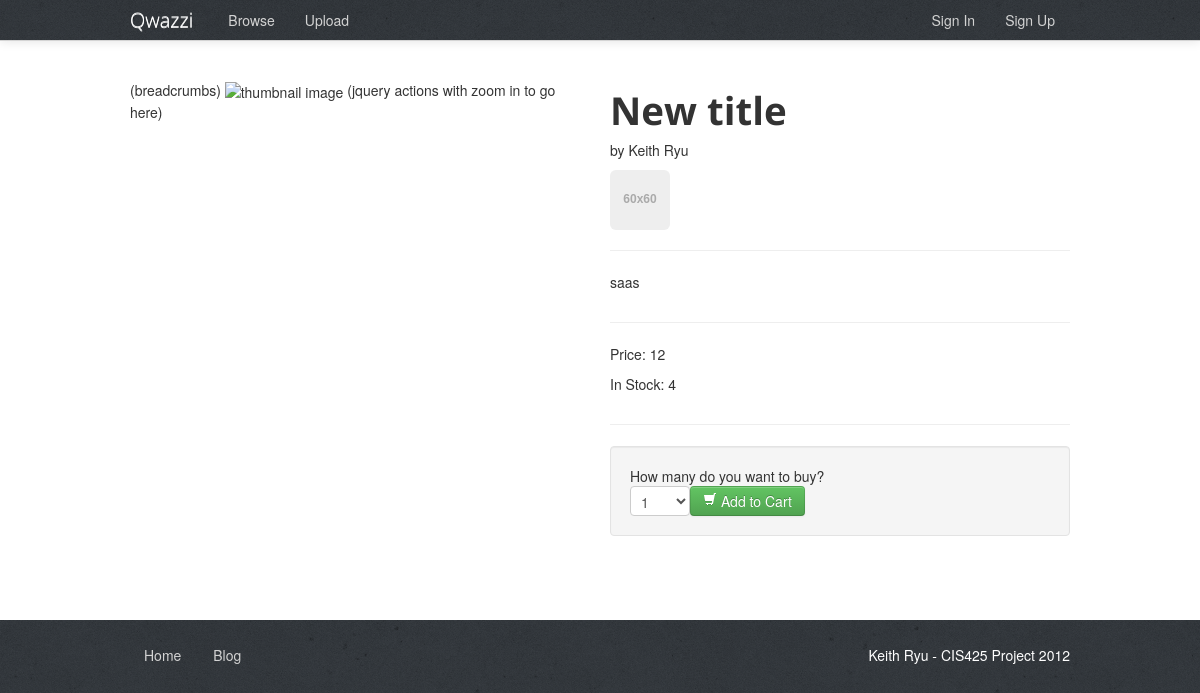
The page /product_show.php?art_id=3 on the database its author committed.
### tables this page shows
CREATE TABLE `art` (
  `art_id` int(10) NOT NULL AUTO_INCREMENT,
  `user_id` int(10) NOT NULL,
  `title` varchar(50) NOT NULL,
  `description` text NOT NULL,
  `approved` tinyint(1) NOT NULL,
  `quantity` int(5) NOT NULL,
  `price` int(10) NOT NULL,
  `photo` varchar(100) NOT NULL,
  PRIMARY KEY (`art_id`)
);

CREATE TABLE `user` (
  `user_id` int(10) NOT NULL AUTO_INCREMENT,
  `name` varchar(30) NOT NULL,
  `username` varchar(16) NOT NULL,
  `password` varchar(40) NOT NULL,
  `email` varchar(50) NOT NULL,
  `photo` varchar(100) NOT NULL,
  `bio` text NOT NULL,
  `admin` tinyint(1) NOT NULL COMMENT 'zero by default, 1 is admin',
  PRIMARY KEY (`user_id`)
);

### product_show.php (the view, shortened to what this page needs)
<?php
include_once('functions.php');
include_once('header.php');
$tbl_name ="art";
$art_id=$_GET['art_id'];
$query="SELECT * FROM  $tbl_name WHERE art_id='$art_id'";
$result=mysqli_query($dbc,$query);
$rows=mysqli_fetch_array($result);
$user_id = $rows['user_id'];
$query2= "SELECT name FROM user WHERE user_id='$user_id'";
$result2 = mysqli_query($dbc,$query2);
$rows2 = mysqli_fetch_array($result2);
$username = $rows2['name'];
?>
<div class="container paddingtop40">
  <div class="row">
    <div class="span6">
      <ul class="thumbnails">
        <li class="span6">
          (breadcrumbs)
            <img src="http://www.artbylt.com/Images/contemporary-art-45500.jpg" width="450" height="300" alt="thumbnail image">
          (jquery actions with zoom in to go here)
        </li>
      </ul>
    </div>
    <div class="span6">
      <h1> <? echo $rows['title'];?> </h1>
        <p>by <? echo $username; ?></p>
         <img src="holder.js/60x60" class="img-rounded">
      <hr class="soft">
      <div class="row">
        <div class="span6">
          <p> <? echo $rows['description']; ?></p>
       </div>
      </div>
      <hr class="soft">
      <div class="row">
        <div class="span6">
        <p>Price: <? echo $rows['price']; ?></p>
        <p>In Stock: <? echo $rows['quantity']; ?> </p>
        </div>
      </div>
      <hr class="soft">
      <form class="well form-inline" method="post" action="add_to_cart.php">
        How many do you want to buy?<br />
        <?
        if ($rows['quantity']>0) {
         echo '<select name="quantityadded" class="span1">';
          for($i=1; $i<=$rows['quantity']; $i++)
          { ?>
              <option value="<? echo $i; ?>"><? echo $i; ?>
              </option>
            <?
          }
          echo '</select>';
        echo '<button type="submit" class="btn btn-success "><i class="icon-shopping-cart icon-white"></i> Add to Cart</button>';
        }
        else {
          echo '<span class="red">Sorry... We are currently out of stock and therefore you can not add this to your cart.</span>';
        }
          ?>
      </form>
    </div>
  </div>
</div>
<?php include_once ('footer.php'); ?>

### css/stylesheets.css (style rules this page uses)
body { padding-top: 40px; background-image: url('../img/concrete_wall.png'); }
h1,h2,h3,h4,h5 { font-family: 'Open Sans', 'Helvetica Neue', helvetica, sans-serif; }
.paddingtop40 { padding-top: 40px; }

### rows shown on the page
art: title "New title", description "saas", price "12", quantity "4"
user: name "Keith Ryu"

### other values the page prints
form field quantityadded "1"
